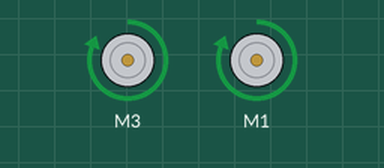
Simulated run of this sketch. Board: Arduino Uno, built with avr-gcc and run on an emulated ATmega328P. Parts: 2 × DC motor (green arrow = forward, orange = backward, longer = faster).

Above: at 0.1 s.
Timing chart, 0 to 1.6 s (numbered marks = the images above):
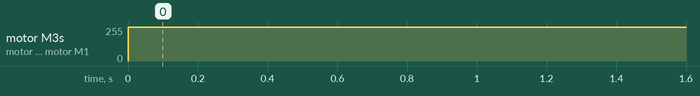

Measured:
- by itself, motor M3, motor M1: stopped → forward 255/255 at 0.00 s

The sketch:

NAZCARRRRR.ino
```cpp
/*
Drive Test
             Test to Drive Breadboard bot forward
*/
#include <Wire.h>
#include <Adafruit_MotorShield.h>
      // Define constants

  Adafruit_MotorShield AFMS = Adafruit_MotorShield();

  int count =20;

#define TESTTIME 5000

const byte SPEED = 255;   // default speed for motors
      // Define 'ports' for motors.
const byte LEFTMOTORPORT = 3;
const byte RIGHTMOTORPORT = 1;
      // Create pointers to motor control objects
Adafruit_DCMotor *motorLeft = AFMS.getMotor(LEFTMOTORPORT);
Adafruit_DCMotor *motorRight = AFMS.getMotor(RIGHTMOTORPORT);

void setup() {
AFMS.begin();   // Create with default frequenchy 1.6KHz
                // turn off all motors to start
motorLeft->run(RELEASE);
motorRight->run(RELEASE);

}

void loop() {

//delay(2000); // Delay for two sec to give time to place the bot down

motorLeft->setSpeed(SPEED);
motorRight->setSpeed(SPEED);
motorLeft->run(FORWARD);
motorRight->run(FORWARD);
delay(TESTTIME);   // run for 1 sec.
}
```
